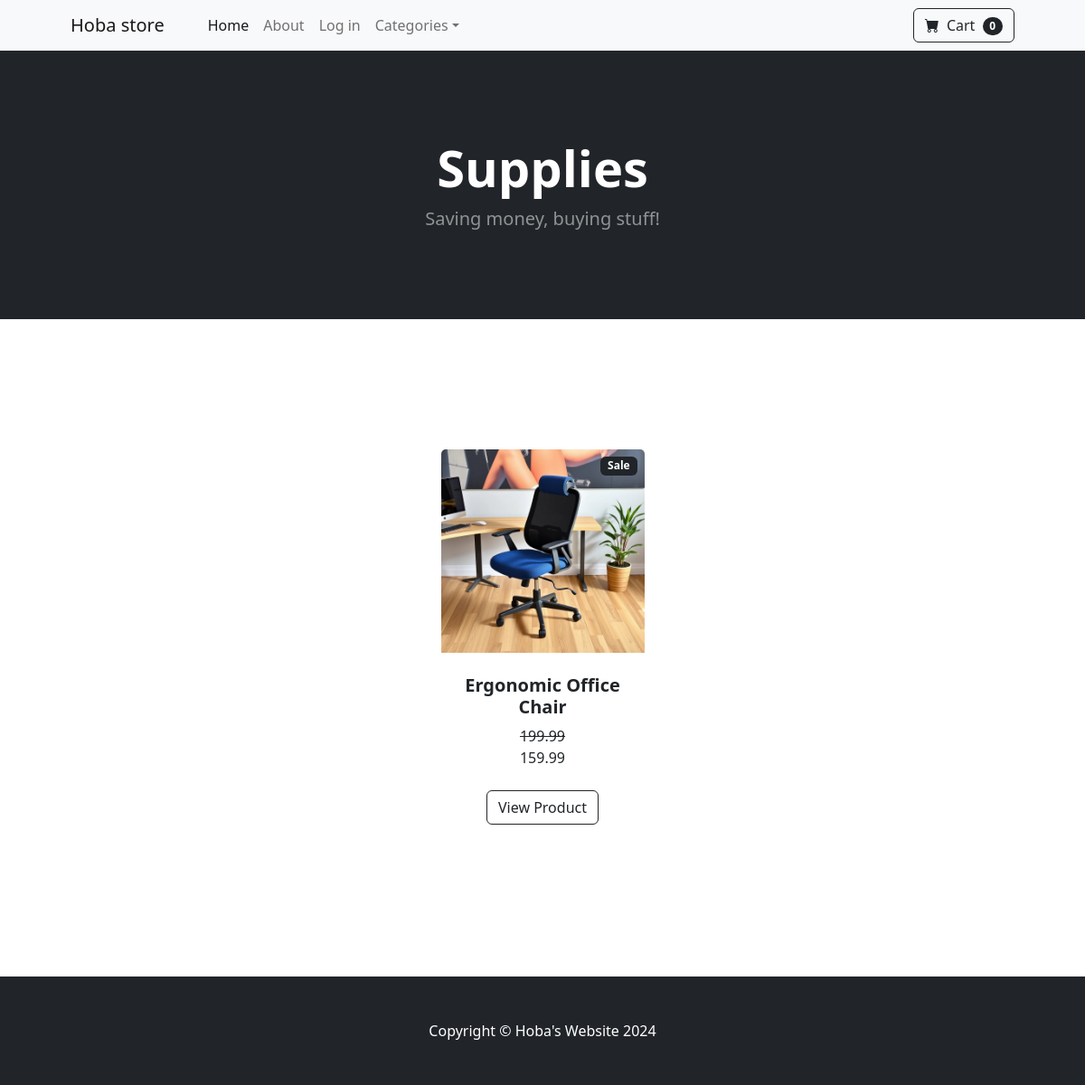
Page /category/Supplies/ on the committed database.
### store/models.py (models this page shows, shortened)
class Category(models.Model):
    name = models.CharField(max_length=50)
    image = models.ImageField(upload_to='Categories/imgs/%y/%m/%d/', default='Categories/imgs/default.jpg')
    description = models.TextField(max_length=200 , default='Categories/description')
    def __str__(self):
        return self.name

class Product(models.Model):
    product_name = models.CharField(max_length=50)
    price = models.DecimalField(default=0,decimal_places=2 ,max_digits=10)
    category = models.ForeignKey(Category, on_delete=models.CASCADE, default=1)
    description = models.TextField(max_length=500, default='', null=True)
    image = models.ImageField(upload_to='Products/imgs/%y/%m/%d/')
    is_sale = models.BooleanField(default=False)
    sale_price = models.DecimalField(default=0,decimal_places=2 ,max_digits=10)

### store/views.py (the view)
# urls.py: path('category/<str:sk>/', views.category, name='category'),
def category(request, sk):
    sk = sk.replace('-', ' ')
    try:
        category = Category.objects.get(name=sk)
        products = Product.objects.filter(category=category)
        return render(request, 'product/category.html', {'products': products, 'category': category})
    except:
        messages.error('That category doesn\'t exist... ')
        return redirect('home')

### cart/cart.py (called while the page is built)
    def __len__(self):
        return len(self.cart)

### cart/context_processors.py (called while the page is built)
def cart(request):
    return {'cart': Cart(request)}

### store/templates/product/category.html (shortened to what this page needs)
{% extends "base.html" %}
        {% block content %}
        <header class="bg-dark py-5 header-animation mb-5">
            <div class="container px-4 px-lg-5 my-5">
                <div class="text-center text-white">
                    <h1 class="display-4 fw-bolder">{{category}}</h1>
                    <p class="lead fw-normal text-white-50 mb-0">Saving money, buying stuff!</p>
                </div>
            </div>
        </header>
        <section class="py-5">
            <div class="container px-4 px-lg-5 mt-5">
                <div class="row gx-4 gx-lg-5 row-cols-2 row-cols-md-3 row-cols-xl-4 justify-content-center">
                    {% for product in products %}
                    {% if product.is_sale == True %}
                    <div class="col mb-5">
                        <div class="card h-100 card-hover">
                            <div class="badge bg-dark text-white position-absolute" style="top: 0.5rem; right: 0.5rem">Sale</div>
                            <img class="card-img-top" src="{{product.image.url}}" alt="..." />
                            <div class="card-body p-4">
                                <div class="text-center">
                                    <h5 class="fw-bolder">{{product.product_name}}</h5>
                                     <strike>
                                        {{product.price}}
                                     </strike>
                                        <br>
                                        {{product.sale_price}}
                                </div>
                            </div>
                            <div class="card-footer p-4 pt-0 border-top-0 bg-transparent">
                                <div class="text-center"><a class="btn btn-outline-dark mt-auto" href="{% url "product" product.id %}">View Product</a></div>
                            </div>
                        </div>
                    </div>
                    {% endif %}
                    {% endfor %}
                </div>
            </div>
        </section>
{% endblock content %}

### store/templates/base.html (style rules this page uses)
.header-animation h1 { animation: fadeInUp 2s ease-out; }
.header-animation p { animation: fadeInUp 2.5s ease-out; }
.card-hover { transition: transform 0.3s ease, box-shadow 0.3s ease; border: none; }

### rows in the picture
Category: name "Supplies"
Product: image (picture), product_name "Ergonomic Office Chair", price "199.99", sale_price "159.99"

### other values in the picture
{{ cart|length }} "0"
